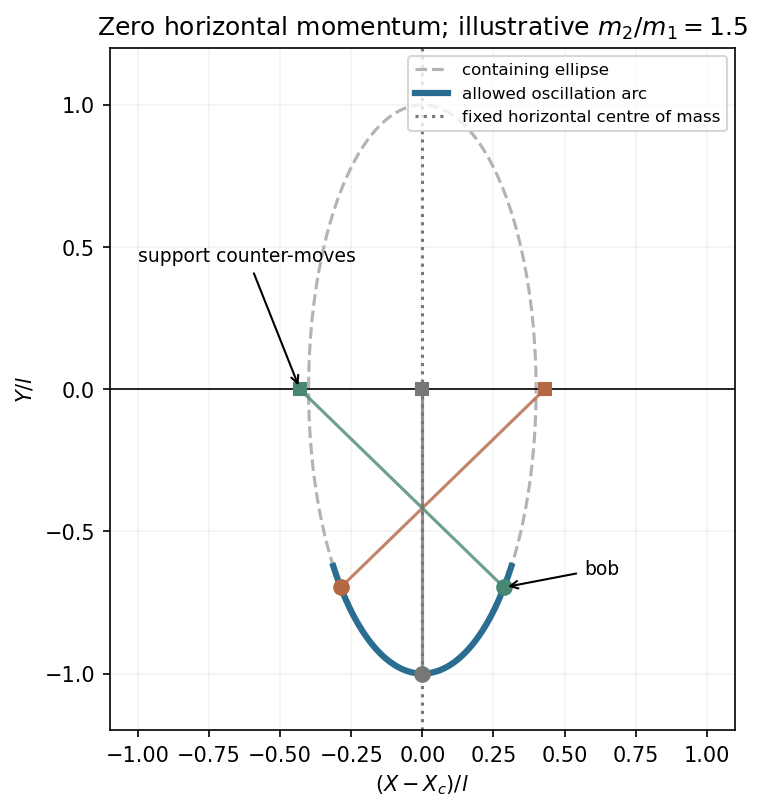

Python code for this plot:
"""Original explanatory figure; Python 3.14, NumPy and Matplotlib."""
from pathlib import Path
import numpy as np
import matplotlib
matplotlib.use('Agg')
import matplotlib.pyplot as plt
plt.rcParams.update({'font.size':10,'figure.facecolor':'white','axes.facecolor':'white','savefig.facecolor':'white'})

fig,ax=plt.subplots(figsize=(6.8,5.3),layout='constrained');m1=1.;m2=1.5;M=m1+m2;phi=np.linspace(-np.pi,np.pi,1000)
ax.plot(m1/M*np.sin(phi),-np.cos(phi),color='#b3b3b3',ls='--',label='containing ellipse')
phi=np.linspace(-.9,.9,500);ax.plot(m1/M*np.sin(phi),-np.cos(phi),color='#2b6d91',lw=3,label='allowed oscillation arc')
ax.axhline(0,color='k',lw=.8);ax.axvline(0,color='#777777',ls=':',label='fixed horizontal centre of mass')
for ph,col in [(-.8,'#b56744'),(0,'#777777'),(.8,'#488872')]:
 cart=-m2/M*np.sin(ph);bob=m1/M*np.sin(ph);by=-np.cos(ph);ax.plot([cart,bob],[0,by],color=col,alpha=.8);ax.plot(cart,0,'s',color=col,ms=6);ax.plot(bob,by,'o',color=col,ms=7)
ax.annotate('support counter-moves',xy=(-m2/M*np.sin(.8),0),xytext=(-1,.45),arrowprops={'arrowstyle':'->'},fontsize=9)
ax.annotate('bob',xy=(m1/M*np.sin(.8),-np.cos(.8)),xytext=(.57,-.65),arrowprops={'arrowstyle':'->'},fontsize=9)
ax.set(xlim=(-1.1,1.1),ylim=(-1.2,1.2),aspect='equal',xlabel=r'$(X-X_c)/l$',ylabel=r'$Y/l$',title=r'Zero horizontal momentum; illustrative $m_2/m_1=1.5$');ax.legend(fontsize=8,loc='upper right');ax.grid(alpha=.15)

fig.savefig(Path(__file__).stem+'.png',dpi=150,bbox_inches='tight',facecolor='white');plt.close(fig)
